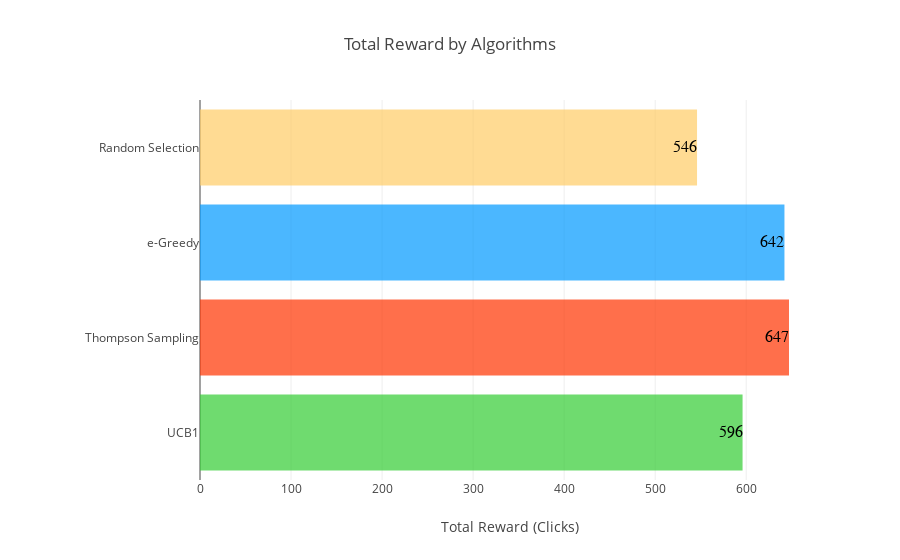

Source (notebook cell):
### Code cell
data = go.Bar(
    x=[ucb1_dict['reward'], thompson_dict['reward'], epsilon_dict['reward'], random_dict['reward']],
    y=['UCB1', 'Thompson Sampling', 'e-Greedy','Random Selection'],
    orientation = 'h',
    marker=dict(color=['#33cc33', '#ff3300', '#0099ff', '#ffcc66']),
    opacity=0.7
)

text = go.Scatter(
    x=[ucb1_dict['reward'], thompson_dict['reward'], epsilon_dict['reward'], random_dict['reward']],
    y=['UCB1', 'Thompson Sampling', 'e-Greedy', 'Random Selection'],
    mode='text',
    text=[ucb1_dict['reward'], thompson_dict['reward'], epsilon_dict['reward'], random_dict['reward']],
    textposition='middle left',
    line = dict(
        color = ('rgba(255,141,41,0.6)'),
        width = 1
    ),
    textfont=dict(
        family='sans serif',
        size=16,
        color='#000000'
    )
)

data = [data,text]

layout = go.Layout(
    title='Total Reward by Algorithms',
    xaxis={'title': 'Total Reward (Clicks)'},
    margin={'l':200},
    showlegend=False
)

fig = go.Figure(data=data, layout=layout)
iplot(fig)

### Figure 1 — Plotly figure (JSON) as saved in the notebook; plotly's stock layout.template omitted (floating-point values rounded to 4 significant figures)
{"data": [{"marker": {"color": ["#33cc33", "#ff3300", "#0099ff", "#ffcc66"]}, "opacity": 0.7, "orientation": "h", "type": "bar", "x": [596, 647, 642, 546], "y": ["UCB1", "Thompson Sampling", "e-Greedy", "Random Selection"]}, {"line": {"color": "rgba(255,141,41,0.6)", "width": 1}, "mode": "text", "text": [596, 647, 642, 546], "textfont": {"color": "#000000", "family": "sans serif", "size": 16}, "textposition": "middle left", "type": "scatter", "x": [596, 647, 642, 546], "y": ["UCB1", "Thompson Sampling", "e-Greedy", "Random Selection"]}], "layout": {"margin": {"l": 200}, "showlegend": false, "title": "Total Reward by Algorithms", "xaxis": {"title": "Total Reward (Clicks)"}}}
